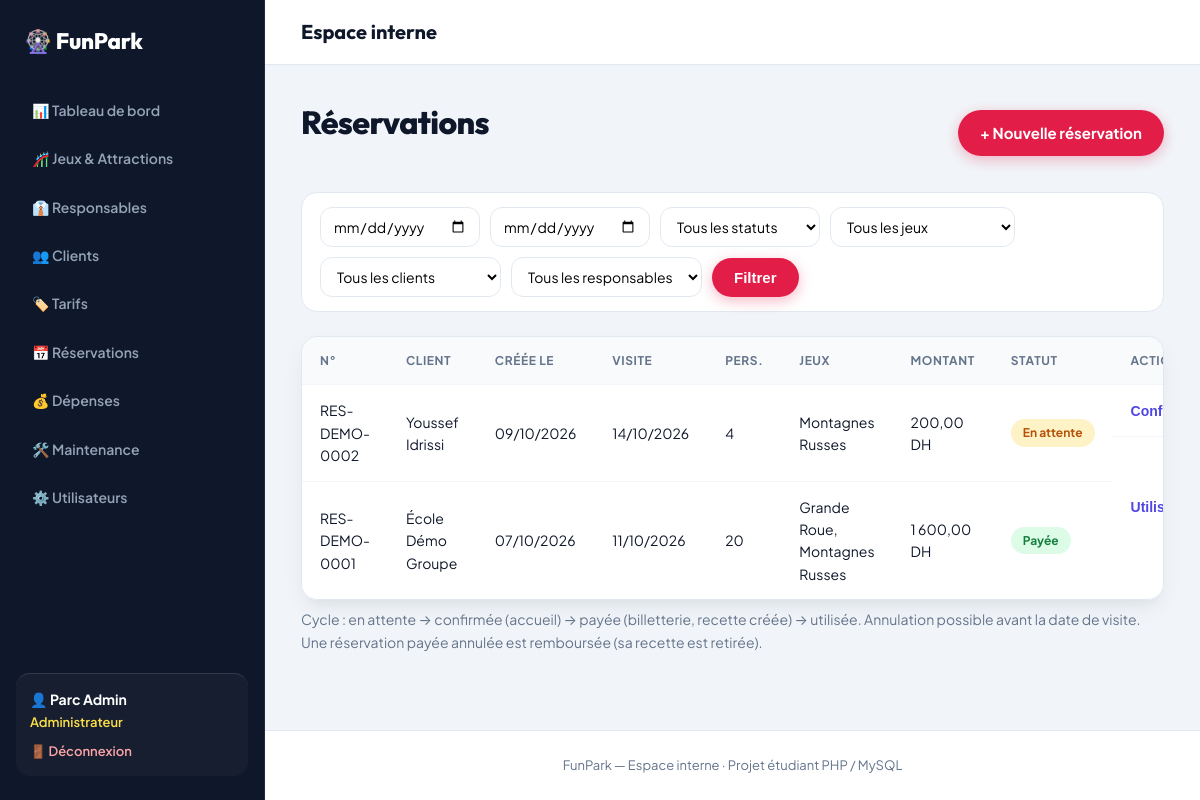
Screenshot of /index.php?page=reservations&action=index (signed in) with the database file from the repository.
### tables this page shows
CREATE TABLE reservation (
  id_reservation INT AUTO_INCREMENT PRIMARY KEY,
  numero_reservation VARCHAR(30) NOT NULL UNIQUE,
  date_creation DATETIME NOT NULL,
  date_visite DATE NOT NULL,
  nombre_personnes INT NOT NULL,
  montant DECIMAL(10,2) NOT NULL,
  statut ENUM('en_attente','confirmee','payee','utilisee','annulee') NOT NULL DEFAULT 'en_attente',
  mode_paiement ENUM('especes','carte') NULL,
  id_client INT NOT NULL,
  FOREIGN KEY (id_client) REFERENCES client(id_client)
);

CREATE TABLE client (
  id_client INT AUTO_INCREMENT PRIMARY KEY,
  nom VARCHAR(50) NOT NULL,
  prenom VARCHAR(50) NOT NULL,
  telephone VARCHAR(20),
  email VARCHAR(100),
  type_client ENUM('individuel','famille','groupe') NOT NULL DEFAULT 'individuel'
);

### controllers/ReservationController.php (called while the page is built, shortened)
<?php
class ReservationController {
    private $pdo, $reservation;
    public function __construct($pdo) {
        $this->pdo = $pdo;
        $this->reservation = new Reservation($pdo);
    }
    public function actionIndex() {
        $role = roleActuel();
        $filtres = ['date_debut' => $_GET['date_debut'] ?? '', 'date_fin' => $_GET['date_fin'] ?? '', 'statut' => $_GET['statut'] ?? '',
                    'id_client' => $_GET['id_client'] ?? '', 'id_jeu' => $_GET['id_jeu'] ?? '', 'id_responsable' => $_GET['id_responsable'] ?? ''];
        $idClient = ($role === 'client') ? (idClientSession() ?: -1) : null;
        $idResp = ($role === 'responsable') ? (idResponsableSession() ?: -1) : null;
        vue('reservations/index', [
            'reservations' => $this->reservation->tous($filtres, $idClient, $idResp), 'filtres' => $filtres,
            'clients' => in_array($role, ['admin', 'agent']) ? (new Client($this->pdo))->tous() : [],
            'jeux' => (new Jeu($this->pdo))->actifs(), 'responsables' => (new Responsable($this->pdo))->tous(),
        ]);
    }
}

### index.php (called while the page is built, shortened)
<?php
require RACINE . '/config/helpers.php';
$action = $_GET['action'] ?? 'index';
try {
    $controleur = new $nomClasse(getPDO());
    $methode = 'action' . ucfirst($action);
    $controleur->$methode();
} catch (PDOException $e) {
    die("Erreur de base de données : " . e($e->getMessage()));
}

### models/Reservation.php (called while the page is built, shortened)
<?php
class Reservation {
    private $pdo;
    public function __construct($pdo) { $this->pdo = $pdo; }
    public function tous($f, $idClient = null, $idResponsable = null) {
        $sql = "SELECT r.*, c.nom, c.prenom,
                (SELECT GROUP_CONCAT(j.nom SEPARATOR ', ') FROM reservation_jeu rj JOIN jeu j ON j.id_jeu = rj.id_jeu
                 WHERE rj.id_reservation = r.id_reservation) AS jeux
                FROM reservation r JOIN client c ON c.id_client = r.id_client WHERE 1=1";
        $p = [];
        $sql .= " ORDER BY r.date_visite DESC, r.id_reservation DESC";
        $req = $this->pdo->prepare($sql);
        $req->execute($p);
        return $req->fetchAll();
    }
}

### views/reservations/index.php (the view, shortened to what this page needs)
<?php $titrePage = 'Réservations'; $role = roleActuel(); ?>
<div class="entete"><h1><?= $role === 'client' ? 'Mes réservations' : ($role === 'responsable' ? 'Planning de mes jeux' : 'Réservations') ?></h1>
    <?php if ($role !== 'responsable'): ?><a class="btn" href="<?= e(url('reservations', 'creer')) ?>">+ Nouvelle réservation</a><?php endif; ?></div>
<form method="get" class="filtres">
    <input type="date" name="date_debut" value="<?= e($filtres['date_debut']) ?>" title="Visite du">
    <input type="date" name="date_fin" value="<?= e($filtres['date_fin']) ?>" title="Visite au">
    <select name="statut"><option value="">Tous les statuts</option>
    </select>
    <select name="id_jeu"><option value="">Tous les jeux</option>
    </select>
    <?php if (in_array($role, ['admin', 'agent'])): ?>
    <select name="id_client"><option value="">Tous les clients</option>
    </select>
    <?php endif; ?>
    <?php if ($role === 'admin'): ?>
    <select name="id_responsable"><option value="">Tous les responsables</option>
    </select>
    <?php endif; ?>
    <button class="btn" type="submit">Filtrer</button>
</form>
<div class="tableau"><table>
    <tr><th>N°</th><th>Client</th><th>Créée le</th><th>Visite</th><th>Pers.</th><th>Jeux</th><th>Montant</th><th>Statut</th><?php if ($role !== 'responsable'): ?><th>Actions</th><?php endif; ?></tr>
    <?php foreach ($reservations as $r): ?>
    <?php $s = $r['statut']; $monClient = ($role === 'client'); ?>
    <tr>
        <td><?= e($r['numero_reservation']) ?></td><td><?= e($r['prenom'] . ' ' . $r['nom']) ?></td>
        <td><?= dateFr($r['date_creation']) ?></td><td><?= dateFr($r['date_visite']) ?></td><td><?= (int)$r['nombre_personnes'] ?></td>
        <td><?= e($r['jeux']) ?></td><td><?= montant($r['montant']) ?></td><td><?= badge($s) ?></td>
        <?php if ($role !== 'responsable'): ?>
        <td class="actions">
            <?php if ($s === 'en_attente' && !$monClient): ?>
                <form method="post" action="<?= e(url('reservations', 'statut')) ?>" data-confirm="Confirmer cette réservation ?">
                    <button class="lien" type="submit">Confirmer</button></form>
            <?php endif; ?>
            <?php if ($s === 'payee' && !$monClient): ?>
                <form method="post" action="<?= e(url('reservations', 'statut')) ?>" data-confirm="Marquer comme utilisée ?">
                    <button class="lien" type="submit">Utilisée</button></form>
            <?php endif; ?>
        </td>
        <?php endif; ?>
    </tr>
    <?php endforeach; ?>
</table></div>
<p class="aide">Cycle : en attente → confirmée (accueil) → payée (billetterie, recette créée) → utilisée. Annulation possible avant la date de visite. Une réservation payée annulée est remboursée (sa recette est retirée).</p>

### config/helpers.php (shortened to what this page needs)
<?php
function libelle($valeur) {
    $textes = [
        'disponible' => 'Disponible', 'en_fonctionnement' => 'En fonctionnement', 'en_maintenance' => 'En maintenance',
        'hors_service' => 'Hors service', 'ferme_temporairement' => 'Fermé temporairement',
        'admin' => 'Administrateur', 'responsable' => 'Responsable de jeu', 'agent' => 'Agent de vente / accueil',
        'client' => 'Client / visiteur',
        'especes' => 'Espèces', 'carte' => 'Carte', 'paye' => 'Payé', 'en_attente' => 'En attente',
        'confirmee' => 'Confirmée', 'payee' => 'Payée', 'utilisee' => 'Utilisée', 'annulee' => 'Annulée',
        'signalee' => 'Signalée', 'planifiee' => 'Planifiée', 'en_cours' => 'En cours', 'terminee' => 'Terminée',
        'jeu' => 'Lié à un jeu', 'general' => 'Frais généraux',
        'individuel' => 'Individuel', 'famille' => 'Famille', 'groupe' => 'Groupe',
        'actif' => 'Actif', 'inactif' => 'Inactif', 'valide' => 'Valide', 'utilise' => 'Utilisé',
        'billet' => 'Billets', 'reservation' => 'Réservation', 'abonnement' => 'Abonnement', 'autre' => 'Autre',
    ];
    return $textes[$valeur] ?? $valeur;
}
function badge($valeur) {
    return '<span class="badge b-' . e($valeur) . '">' . e(libelle($valeur)) . '</span>';
}
function e($texte) {
    return htmlspecialchars((string)$texte, ENT_QUOTES, 'UTF-8');
}
function montant($valeur) {
    return number_format((float)$valeur, 2, ',', ' ') . ' DH';
}
function dateFr($date) {
    return $date ? date('d/m/Y', strtotime($date)) : '-';
}
function url($page, $action = 'index', $params = []) {
    return 'index.php?' . http_build_query(array_merge(['page' => $page, 'action' => $action], $params));
}
function roleActuel() {
    return $_SESSION['user']['role'] ?? '';
}
function vue($fichier, $donnees = [], $mode = null) {
    extract($donnees);
    require RACINE . '/views/layout/header.php';
    require RACINE . '/views/layout/navbar.php';
    require RACINE . '/views/' . $fichier . '.php';
    require RACINE . '/views/layout/footer.php';
}

### public/css/style.css (style rules this page uses)
:root { --font-body: 'Plus Jakarta Sans', system-ui, -apple-system, sans-serif; --font-heading: 'Outfit', 'Plus Jakarta Sans', sans-serif; --violet: #4f46e5; --violet-fonce: #0f172a; --violet-back: #1e1b4b; --magenta: #e11d48; --magenta-hover: #be123c; --or: #f59e0b; --or-clair: #fde047; --ciel: #0284c7; --emerald: #10b981; --creme: #f8fafc; --blanc: #ffffff; --texte: #0f172a; --texte-doux: #64748b; --bordure: #e2e8f0; --ombre: 0 10px 25px -5px rgba(15, 23, 42, 0.08), 0 8px 10px -6px rgba(15, 23, 42, 0.04); --ombre-forte: 0 20px 35px -5px rgba(15, 23, 42, 0.14), 0 10px 15px -5px rgba(15, 23, 42, 0.08); --rayon: 16px; --rayon-lg: 24px; --nav-h: 76px; --sidebar-w: 265px; }
*, *::before, *::after { box-sizing: border-box; }
html { scroll-behavior: smooth; width: 100%; min-height: 100%; margin: 0; padding: 0; }
body { width: 100%; min-height: 100%; margin: 0; padding: 0; font-family: var(--font-body); background: var(--creme); color: var(--texte); line-height: 1.6; -webkit-font-smoothing: antialiased; }
h1, h2, h3, h4, h5, h6 { font-family: var(--font-heading); font-weight: 700; letter-spacing: -0.02em; }
a { color: var(--violet); text-decoration: none; transition: all 0.2s ease; }
body.mode-admin { display: flex; flex-direction: row; width: 100%; min-height: 100vh; margin: 0; padding: 0; background: #f1f5f9; }
.mode-admin .entete, .mode-admin .filtres, .mode-admin .tableau, .mode-admin table, .mode-admin .cartes, .mode-admin .deux-colonnes, .mode-admin .carte, .mode-admin .formulaire, .mode-admin .message, .mode-admin .bandeau-info, .mode-admin .grille-jeux, .mode-admin .grille-tarifs, .mode-admin .carte-detail-jeu, .mode-admin .detail-jeu-grille { width: 100% !important; max-width: none !important; box-sizing: border-box; }
h1 { font-size: 2rem; margin: 0 0 20px; color: var(--violet-fonce); font-weight: 800; }
.entete { display: flex; justify-content: space-between; align-items: center; flex-wrap: wrap; gap: 16px; margin-bottom: 24px; }
.aide { color: var(--texte-doux); font-size: 14px; margin-top: 8px; }
.btn { display: inline-flex; align-items: center; justify-content: center; gap: 8px; background: linear-gradient(135deg, var(--magenta), #e11d48); color: var(--blanc) !important; border: none; padding: 11px 22px; border-radius: 999px; cursor: pointer; font-size: 15px; font-weight: 700; box-shadow: 0 4px 14px rgba(225, 29, 72, 0.3); transition: all 0.2s cubic-bezier(0.16, 1, 0.3, 1); }
.lien { background: none; border: none; color: var(--violet); cursor: pointer; font-size: 14px; font-weight: 700; padding: 0; }
.tableau { overflow-x: auto; background: var(--blanc); border-radius: var(--rayon); box-shadow: var(--ombre); border: 1px solid var(--bordure); }
table { width: 100%; border-collapse: collapse; }
th, td { padding: 14px 18px; text-align: left; border-bottom: 1px solid #f1f5f9; font-size: 14px; vertical-align: middle; }
th { background: #f8fafc; color: var(--texte-doux); font-weight: 700; text-transform: uppercase; font-size: 12px; letter-spacing: 0.05em; }
tr:last-child td { border-bottom: none; }
.actions { white-space: nowrap; display: flex; gap: 8px; align-items: center; }
.actions form { display: inline-block; margin: 0; }
.badge { display: inline-flex; align-items: center; padding: 4px 12px; border-radius: 999px; font-size: 12px; font-weight: 700; white-space: nowrap; }
.b-disponible, .b-actif, .b-paye, .b-payee, .b-valide, .b-terminee, .b-confirmee { background: #dcfce7; color: #15803d; }
.b-en_maintenance, .b-en_attente, .b-signalee, .b-ferme_temporairement { background: #fef3c7; color: #b45309; }
input[type=text], input[type=email], input[type=password], input[type=number], input[type=date], select, textarea { width: 100%; padding: 12px 14px; border: 1px solid var(--bordure); border-radius: 12px; font-size: 15px; background: var(--blanc); font-family: inherit; transition: all 0.2s ease; }
.filtres { display: flex; flex-wrap: wrap; gap: 10px; align-items: center; margin-bottom: 24px; background: var(--blanc); padding: 14px 18px; border-radius: var(--rayon); border: 1px solid var(--bordure); }
.filtres input, .filtres select { width: auto; min-width: 160px; padding: 9px 12px; font-size: 14px; }

### rows the page displays
reservation: numero_reservation "RES-DEMO-0002", id_client.nom "Youssef Idrissi", date_creation "09/10/2026", date_visite "14/10/2026", nombre_personnes "4", jeux "Montagnes Russes", montant "200,00 DH", statut "En attente"
reservation: numero_reservation "RES-DEMO-0001", id_client.nom "École Démo Groupe", date_creation "07/10/2026", date_visite "11/10/2026", nombre_personnes "20", jeux "Grande Roue, Montagnes Russes", montant "1 600,00 DH", statut "Payée"

### other values shown
$_SESSION['user']['prenom'] . ' ' . $_SESSION['user']['nom'] "Parc Admin"
libelle($role) "Administrateur"
$titrePage "Espace interne"
